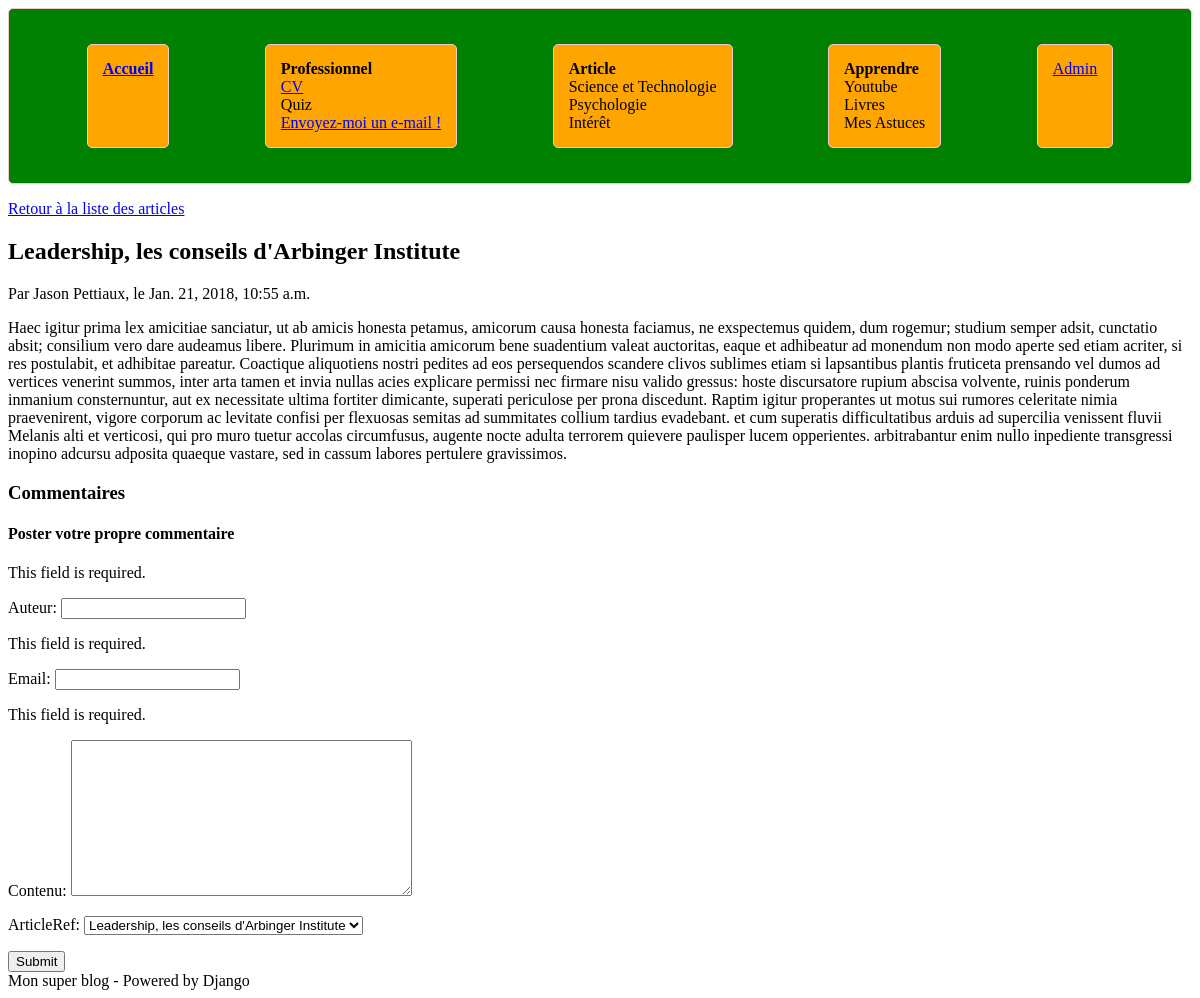
The app's page /leadership-les-conseils-darbinger-institute with its own data.
### blog/models.py (models this page shows, shortened)
class Article(models.Model):
    titre = models.CharField(max_length=100)
    slug = models.SlugField()
    auteur = models.CharField(max_length=42)
    contenu = models.TextField(null=True)
    date = models.DateTimeField(verbose_name="Date de parution",auto_now_add=True, auto_now=False)
    is_visible = models.BooleanField(verbose_name="Article publié ?",default=False)
    categorie = models.ForeignKey('Categorie',on_delete=models.DO_NOTHING)
    nbrComment=models.IntegerField(null=True)
    def __str__(self):
        return self.titre

### blog/views.py (the view)
# urls.py: url(r'^(?P<slug>.+)$', views.lire_article, name='blog_lire'),
def lire_article(request, slug):
    article = get_object_or_404(Article, slug=slug)
    comments=Comment.objects.filter(articleRef=article)
    donnees_comm={'articleRef':article}
    form1 = CommentForm(request.POST or donnees_comm)
    form1.articleRef = article
    if form1.is_valid():
        form1.save(commit=False)
        form1.articleRef = article
        form1.save()
        envoi = True
    return render(request, 'blog/lire_article.html', {'article': article,'comments': comments,'form1':form1})

### blog/forms.py
class CommentForm(forms.ModelForm):
    class Meta:
        model = Comment
        fields = ['auteur', 'email', 'contenu','articleRef',]

### blog/templates/blog/lire_article.html (shortened to what this page needs)
{% extends "blog/base.html" %}
{% block content %}
	<p>
		<a href="{% url 'accueil' %}">Retour à la liste des articles</a>
	</p>
	<h2 class="titre-article">{{ article.titre }}</h2>
	<p class="infos-article">Par {{ article.auteur }}, le {{ article.date }}</p>
	<div class="contenu-article">
		{{ article.contenu|safe }}
	</div>
	<h3 class="titre-comments">Commentaires</h3>
	<h4>Poster votre propre commentaire</h4>
<form action="{% url 'blog_lire' article.slug %}" method="post">
    {{ form1.as_p }}
    <input type="submit" value="Submit" />
</form>
{% endblock %}

### blog/static/blog/styles2.css (style rules this page uses)
ul { list-style-type: none; padding: 0; margin :0; }

### records on screen
Article: titre "Leadership, les conseils d'Arbinger Institute", auteur "Jason Pettiaux", date "Jan. 21, 2018, 10:55 a.m.", contenu "Haec igitur prima lex amicitiae sanciatur, ut ab amicis honesta petamus, amicorum causa honesta faciamus, ne exspectemus quidem, dum rogemur; studium semper adsit, cunctatio absit; consilium vero dare audeamus libere. Plurimum in amicitia amicorum bene suadentium valeat auctoritas, eaque et adhibeatur ad monendum non modo aperte sed etiam acriter, si res postulabit, et adhibitae pareatur. Coactique aliquotiens nostri pedites ad eos persequendos scandere clivos sublimes etiam si lapsantibus plantis fruticeta prensando vel dumos ad vertices venerint summos, inter arta tamen et invia nullas acies explicare permissi nec firmare nisu valido gressus: hoste discursatore rupium abscisa volvente,…"
